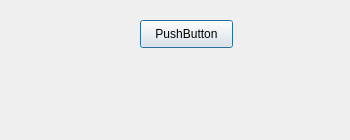
<?xml version="1.0" encoding="UTF-8"?>
<ui version="4.0">
 <class>Dialog</class>
 <widget class="QDialog" name="Dialog">
  <property name="geometry">
   <rect>
    <x>0</x>
    <y>0</y>
    <width>350</width>
    <height>140</height>
   </rect>
  </property>
  <property name="windowTitle">
   <string>Dialog</string>
  </property>
  <widget class="QPushButton" name="pushButton">
   <property name="geometry">
    <rect>
     <x>140</x>
     <y>20</y>
     <width>93</width>
     <height>28</height>
    </rect>
   </property>
   <property name="text">
    <string>PushButton</string>
   </property>
  </widget>
 </widget>
 <layoutdefault spacing="6" margin="11"/>
 <resources/>
 <connections/>
</ui>
